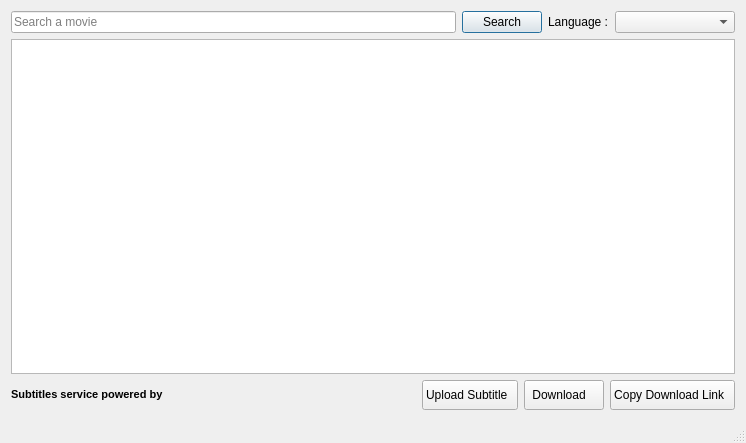
<?xml version="1.0" encoding="UTF-8"?>
<ui version="4.0">
 <class>SearchSubtitle</class>
 <widget class="QMainWindow" name="SearchSubtitle">
  <property name="geometry">
   <rect>
    <x>0</x>
    <y>0</y>
    <width>746</width>
    <height>443</height>
   </rect>
  </property>
  <property name="sizePolicy">
   <sizepolicy hsizetype="Preferred" vsizetype="Preferred">
    <horstretch>0</horstretch>
    <verstretch>0</verstretch>
   </sizepolicy>
  </property>
  <property name="windowTitle">
   <string>ExMplayer | Search Subtitle</string>
  </property>
  <widget class="QWidget" name="centralWidget">
   <layout class="QGridLayout" name="gridLayout_4">
    <item row="0" column="0">
     <layout class="QGridLayout" name="gridLayout_2">
      <item row="0" column="0">
       <layout class="QGridLayout" name="gridLayout">
        <item row="0" column="1">
         <widget class="QPushButton" name="toolButtonSearch">
          <property name="text">
           <string>Search</string>
          </property>
          <property name="icon">
           <iconset resource="../ExMplayer.qrc">
            <normaloff>:/images/zoom.png</normaloff>:/images/zoom.png</iconset>
          </property>
          <property name="default">
           <bool>true</bool>
          </property>
         </widget>
        </item>
        <item row="0" column="0">
         <widget class="QLineEdit" name="lineEditSeachFilm">
          <property name="minimumSize">
           <size>
            <width>0</width>
            <height>0</height>
           </size>
          </property>
          <property name="placeholderText">
           <string>Search a movie</string>
          </property>
         </widget>
        </item>
       </layout>
      </item>
      <item row="0" column="1">
       <layout class="QFormLayout" name="formLayout">
        <item row="0" column="0">
         <widget class="QLabel" name="label">
          <property name="text">
           <string>Language :</string>
          </property>
         </widget>
        </item>
        <item row="0" column="1">
         <widget class="QComboBox" name="comboLangFilter">
          <property name="sizePolicy">
           <sizepolicy hsizetype="Fixed" vsizetype="Fixed">
            <horstretch>0</horstretch>
            <verstretch>0</verstretch>
           </sizepolicy>
          </property>
          <property name="minimumSize">
           <size>
            <width>120</width>
            <height>0</height>
           </size>
          </property>
         </widget>
        </item>
       </layout>
      </item>
     </layout>
    </item>
    <item row="1" column="0">
     <widget class="QTableView" name="tableSubtitles">
      <property name="contextMenuPolicy">
       <enum>Qt::CustomContextMenu</enum>
      </property>
      <property name="selectionMode">
       <enum>QAbstractItemView::SingleSelection</enum>
      </property>
      <property name="sortingEnabled">
       <bool>true</bool>
      </property>
      <attribute name="verticalHeaderVisible">
       <bool>false</bool>
      </attribute>
     </widget>
    </item>
    <item row="3" column="0">
     <layout class="QGridLayout" name="gridLayout_3">
      <item row="1" column="6">
       <widget class="QPushButton" name="pushCopyLink">
        <property name="minimumSize">
         <size>
          <width>0</width>
          <height>30</height>
         </size>
        </property>
        <property name="text">
         <string>Copy Download Link  </string>
        </property>
        <property name="iconSize">
         <size>
          <width>24</width>
          <height>24</height>
         </size>
        </property>
       </widget>
      </item>
      <item row="1" column="1">
       <widget class="QLabel" name="label_2">
        <property name="maximumSize">
         <size>
          <width>16777215</width>
          <height>51</height>
         </size>
        </property>
        <property name="text">
         <string>&lt;!DOCTYPE HTML PUBLIC &quot;-//W3C//DTD HTML 4.0//EN&quot; &quot;http://www.w3.org/TR/REC-html40/strict.dtd&quot;&gt;
&lt;html&gt;&lt;head&gt;&lt;meta name=&quot;qrichtext&quot; content=&quot;1&quot; /&gt;&lt;style type=&quot;text/css&quot;&gt;
p, li { white-space: pre-wrap; }
&lt;/style&gt;&lt;/head&gt;&lt;body style=&quot; font-family:'MS Shell Dlg 2'; font-size:8.25pt; font-weight:400; font-style:normal;&quot;&gt;
&lt;p style=&quot; margin-top:0px; margin-bottom:0px; margin-left:0px; margin-right:0px; -qt-block-indent:0; text-indent:0px;&quot;&gt;&lt;span style=&quot; font-size:8pt;&quot;&gt; &lt;/span&gt;&lt;a href=&quot;http://www.opensubtitles.org&quot;&gt;&lt;img src=&quot;:/images/opensubtitles-logo.png&quot; height=&quot;51&quot; /&gt;&lt;/a&gt;&lt;/p&gt;&lt;/body&gt;&lt;/html&gt;</string>
        </property>
        <property name="textFormat">
         <enum>Qt::RichText</enum>
        </property>
        <property name="scaledContents">
         <bool>true</bool>
        </property>
        <property name="alignment">
         <set>Qt::AlignRight|Qt::AlignTrailing|Qt::AlignVCenter</set>
        </property>
       </widget>
      </item>
      <item row="1" column="2">
       <spacer name="horizontalSpacer">
        <property name="orientation">
         <enum>Qt::Horizontal</enum>
        </property>
        <property name="sizeHint" stdset="0">
         <size>
          <width>40</width>
          <height>20</height>
         </size>
        </property>
       </spacer>
      </item>
      <item row="1" column="4">
       <widget class="QPushButton" name="pushButtonDwnld">
        <property name="minimumSize">
         <size>
          <width>0</width>
          <height>30</height>
         </size>
        </property>
        <property name="text">
         <string>Download   </string>
        </property>
        <property name="icon">
         <iconset resource="../ExMplayer.qrc">
          <normaloff>:/images/sub_down.png</normaloff>:/images/sub_down.png</iconset>
        </property>
        <property name="iconSize">
         <size>
          <width>24</width>
          <height>24</height>
         </size>
        </property>
        <property name="autoDefault">
         <bool>false</bool>
        </property>
        <property name="default">
         <bool>false</bool>
        </property>
       </widget>
      </item>
      <item row="1" column="3">
       <widget class="QPushButton" name="pushButtonUploadSub">
        <property name="minimumSize">
         <size>
          <width>0</width>
          <height>30</height>
         </size>
        </property>
        <property name="text">
         <string>Upload Subtitle  </string>
        </property>
        <property name="icon">
         <iconset resource="../ExMplayer.qrc">
          <normaloff>:/images/sub_up.png</normaloff>:/images/sub_up.png</iconset>
        </property>
        <property name="iconSize">
         <size>
          <width>24</width>
          <height>24</height>
         </size>
        </property>
       </widget>
      </item>
      <item row="1" column="0">
       <widget class="QLabel" name="label_3">
        <property name="text">
         <string>&lt;!DOCTYPE HTML PUBLIC &quot;-//W3C//DTD HTML 4.0//EN&quot; &quot;http://www.w3.org/TR/REC-html40/strict.dtd&quot;&gt;
&lt;html&gt;&lt;head&gt;&lt;meta name=&quot;qrichtext&quot; content=&quot;1&quot; /&gt;&lt;style type=&quot;text/css&quot;&gt;
p, li { white-space: pre-wrap; }
&lt;/style&gt;&lt;/head&gt;&lt;body style=&quot; font-family:'MS Shell Dlg 2'; font-size:8.25pt; font-weight:400; font-style:normal;&quot;&gt;
&lt;p style=&quot; margin-top:0px; margin-bottom:0px; margin-left:0px; margin-right:0px; -qt-block-indent:0; text-indent:0px;&quot;&gt;&lt;span style=&quot; font-size:8pt; font-weight:600;&quot;&gt;Subtitles service powered by&lt;/span&gt;&lt;/p&gt;&lt;/body&gt;&lt;/html&gt;</string>
        </property>
       </widget>
      </item>
     </layout>
    </item>
   </layout>
  </widget>
  <widget class="QStatusBar" name="statusBar">
   <property name="sizePolicy">
    <sizepolicy hsizetype="Expanding" vsizetype="Expanding">
     <horstretch>0</horstretch>
     <verstretch>0</verstretch>
    </sizepolicy>
   </property>
  </widget>
 </widget>
 <layoutdefault spacing="6" margin="11"/>
 <resources>
  <include location="../ExMplayer.qrc"/>
 </resources>
 <connections/>
</ui>
